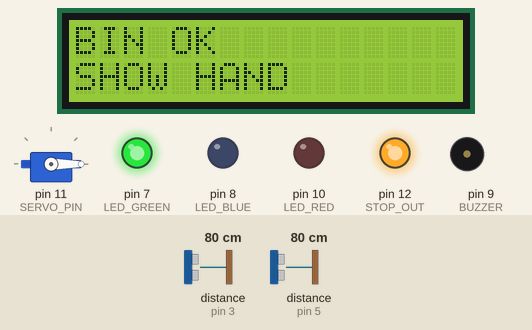
The sketch below on a simulated Arduino Uno, built with avr-gcc and run on an emulated ATmega328P. Parts: servo, 16×2 character LCD, output pins drawn as LEDs (lit = HIGH), buzzer (waves = sounding). Wiring (inferred from the names in the program): 2 × ultrasonic range finder: trigger pin 2, echo pin 3 / trigger pin 4, echo pin 5. Inputs (shaded band) come from the test bench; at power-on: distance to the obstacle (sensors on pin 5, pin 3) 80 cm. The echo pulse lasts 58.3 µs per cm; pins used as bus, display or sensor lines are not drawn.

Above: at 2.1 s.
2.2 s: distance to the obstacle (sensor on pin 5) set to 19 cm
At 3.5 s:
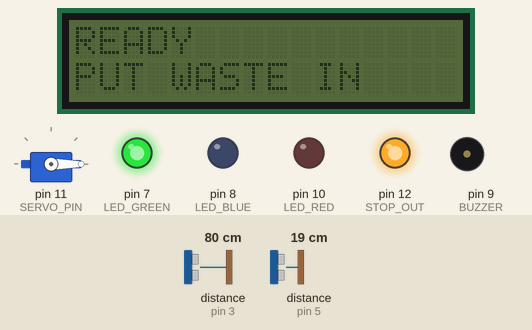
5.2 s: distance to the obstacle (sensor on pin 5) set to 15 cm
At 12.0 s:
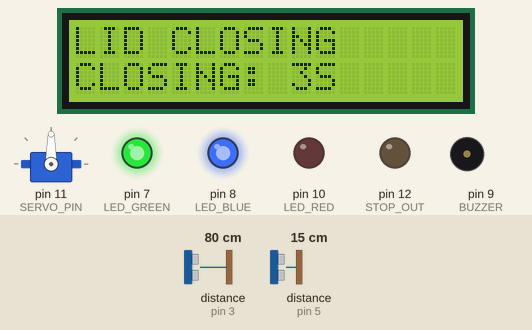
At 16.7 s:
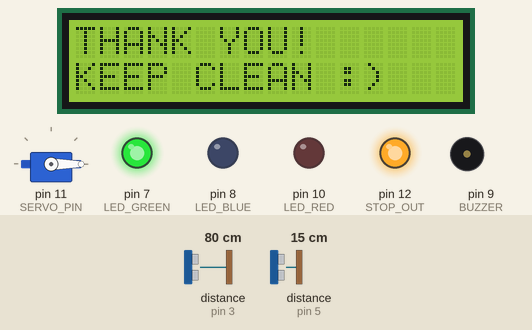
Timing chart, 0 to 17.4 s (numbered marks = the images above; inputs shaded):
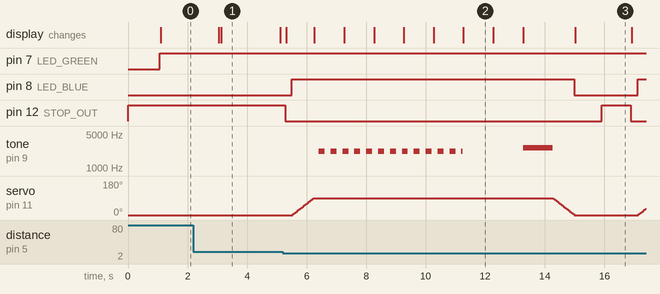

The sketch:

bin_code.ino
```cpp
#include <Wire.h>
#include <LiquidCrystal_I2C.h>
#include <Servo.h>

// --------- I2C LCD ----------
LiquidCrystal_I2C lcd(0x27, 16, 2);

// ===== STOP SIGNAL to Robot UNO =====
// Wire: Bin UNO D12  -> Robot UNO A2
// Also connect GND <-> GND between both UNOs
#define STOP_OUT 12   // LOW = STOP robot, HIGH = RUN robot

// --------- Full ultrasonic (inside bin) ----------
#define FULL_TRIG 2
#define FULL_ECHO 3

// --------- Hand ultrasonic ----------
#define HAND_TRIG 4
#define HAND_ECHO 5

// --------- Servo (lid) ----------
#define SERVO_PIN 11

// --------- LEDs + buzzer ----------
#define LED_GREEN 7
#define LED_BLUE  8
#define BUZZER    9
#define LED_RED   10

Servo lid;

// --------- Servo angles ----------
const int SERVO_CLOSED = 0;
const int SERVO_OPEN   = 90;

// Smooth motion settings
const int SERVO_STEP_DEG = 1;          // 1 degree per step
const int SERVO_STEP_DELAY_MS = 8;     // higher = slower/smoother
int currentServoAngle = SERVO_CLOSED;

// --------- Thresholds ----------
const int HAND_OPEN_CM = 15;
const int FULL_CM      = 8;

// Timers
const unsigned long OPEN_TIME_MS = 5000;         // lid stays open
const unsigned long CLOSE_COUNTDOWN_MS = 3000;   // show closing countdown

// --------- Backlight (Option A: OFF normally, ON when needed) ----------
const unsigned long BACKLIGHT_IDLE_OFF_MS = 2000;
const unsigned long BACKLIGHT_ON_AFTER_HAND_MS = 8000;

unsigned long backlightUntil = 0;
bool backlightState = true;

// --------- Idle message rotation ----------
const unsigned long IDLE_ROTATE_MS = 2000;
unsigned long lastIdleRotate = 0;
int idleScreen = 0;

// Keep last measured distances for display
long lastFullDist = 999;
long lastHandDist = 999;

// ---------- Ultrasonic helpers ----------
long readDistanceCM(int trigPin, int echoPin) {
  digitalWrite(trigPin, LOW);
  delayMicroseconds(2);
  digitalWrite(trigPin, HIGH);
  delayMicroseconds(10);
  digitalWrite(trigPin, LOW);

  long duration = pulseIn(echoPin, HIGH, 30000);
  if (duration == 0) return 999;
  return duration / 58;
}

long readStableCM(int trigPin, int echoPin) {
  long a = readDistanceCM(trigPin, echoPin); delay(10);
  long b = readDistanceCM(trigPin, echoPin); delay(10);
  long c = readDistanceCM(trigPin, echoPin);

  // median of 3
  if (a > b) { long t=a; a=b; b=t; }
  if (b > c) { long t=b; b=c; c=t; }
  if (a > b) { long t=a; a=b; b=t; }
  return b;
}

// ---------- LCD helpers ----------
void lcdLine(int row, const char* msg) {
  lcd.setCursor(0, row);
  lcd.print(msg);
  int len = 0;
  while (msg[len] != '\0') len++;
  for (int i = len; i < 16; i++) lcd.print(' ');
}

void setBacklight(bool on) {
  if (on && !backlightState) {
    lcd.backlight();
    backlightState = true;
  } else if (!on && backlightState) {
    lcd.noBacklight();
    backlightState = false;
  }
}

void showDistances(long handCm, long fullCm) {
  lcd.setCursor(0, 0);
  lcd.print("HAND:");
  if (handCm == 999) lcd.print("ERR ");
  else { lcd.print(handCm); lcd.print("CM "); }
  lcd.print("      ");

  lcd.setCursor(0, 1);
  lcd.print("FULL:");
  if (fullCm == 999) lcd.print("ERR ");
  else { lcd.print(fullCm); lcd.print("CM "); }
  lcd.print("      ");
}

// ---------- Servo smooth movement ----------
void servoWriteTracked(int angle) {
  angle = constrain(angle, 0, 180);
  lid.write(angle);
  currentServoAngle = angle;
}

void servoSmoothTo(int targetAngle) {
  targetAngle = constrain(targetAngle, 0, 180);
  if (targetAngle == currentServoAngle) return;

  int step = (targetAngle > currentServoAngle) ? SERVO_STEP_DEG : -SERVO_STEP_DEG;

  for (int a = currentServoAngle; a != targetAngle; a += step) {
    lid.write(a);
    delay(SERVO_STEP_DELAY_MS);
  }
  lid.write(targetAngle);
  currentServoAngle = targetAngle;
}

void lidCloseSafe() {
  digitalWrite(LED_BLUE, LOW);
  noTone(BUZZER);
  servoWriteTracked(SERVO_CLOSED);
}

// ---------- Setup ----------
void setup() {
  pinMode(FULL_TRIG, OUTPUT);
  pinMode(FULL_ECHO, INPUT);

  pinMode(HAND_TRIG, OUTPUT);
  pinMode(HAND_ECHO, INPUT);

  pinMode(LED_GREEN, OUTPUT);
  pinMode(LED_BLUE, OUTPUT);
  pinMode(BUZZER, OUTPUT);
  pinMode(LED_RED, OUTPUT);

  // STOP output to Robot UNO
  pinMode(STOP_OUT, OUTPUT);
  digitalWrite(STOP_OUT, HIGH); // allow robot to run by default

  digitalWrite(LED_GREEN, LOW);
  digitalWrite(LED_BLUE, LOW);
  digitalWrite(LED_RED, LOW);
  noTone(BUZZER);

  lid.attach(SERVO_PIN);
  servoWriteTracked(SERVO_CLOSED);

  lcd.init();
  lcd.backlight();
  backlightState = true;

  lcdLine(0, "SMART BIN");
  lcdLine(1, "BOOTING...");
  delay(900);

  backlightUntil = millis() + BACKLIGHT_IDLE_OFF_MS;
  lastIdleRotate = millis();
  idleScreen = 0;
}

// ---------- Loop ----------
void loop() {
  // Backlight auto control
  if (millis() < backlightUntil) setBacklight(true);
  else setBacklight(false);

  // Read sensors
  lastFullDist = readStableCM(FULL_TRIG, FULL_ECHO);
  lastHandDist = readStableCM(HAND_TRIG, HAND_ECHO);

  bool fullSensorOk = (lastFullDist != 999);
  bool handSensorOk = (lastHandDist != 999);

  // If both sensors failing -> stop robot for safety
  if (!fullSensorOk && !handSensorOk) {
    digitalWrite(STOP_OUT, LOW);           // STOP robot
    backlightUntil = millis() + 6000;

    digitalWrite(LED_GREEN, LOW);
    digitalWrite(LED_RED, HIGH);
    lidCloseSafe();

    lcdLine(0, "SENSOR ERROR");
    lcdLine(1, "CHECK WIRE");
    tone(BUZZER, 2000); delay(200);
    noTone(BUZZER);

    delay(200);
    return;
  }

  // FULL check
  bool binFull = (fullSensorOk && lastFullDist <= FULL_CM);

  if (binFull) {
    digitalWrite(STOP_OUT, LOW);           // STOP robot when bin full
    backlightUntil = millis() + 6000;

    digitalWrite(LED_RED, HIGH);
    digitalWrite(LED_GREEN, LOW);
    lidCloseSafe();

    lcdLine(0, "BIN FULL !!!");
    lcdLine(1, "EMPTY NEEDED");

    // Strong buzzer pattern
    tone(BUZZER, 2500); delay(250);
    noTone(BUZZER);     delay(100);
    tone(BUZZER, 2500); delay(250);
    noTone(BUZZER);

    delay(150);
    return;
  } else {
    // Normal running allowed (unless hand action triggers)
    digitalWrite(STOP_OUT, HIGH);          // RUN robot
    digitalWrite(LED_RED, LOW);
    digitalWrite(LED_GREEN, HIGH);
  }

  // Idle rotating messages
  if (millis() - lastIdleRotate >= IDLE_ROTATE_MS) {
    lastIdleRotate = millis();
    idleScreen++;
    if (idleScreen > 3) idleScreen = 0;
  }

  if (idleScreen == 0) {
    lcdLine(0, "BIN OK");
    lcdLine(1, "SHOW HAND");
  } else if (idleScreen == 1) {
    lcdLine(0, "READY");
    lcdLine(1, "PUT WASTE IN");
  } else if (idleScreen == 2) {
    lcdLine(0, "KEEP CAMPUS");
    lcdLine(1, "CLEAN  :)");
  } else {
    showDistances(lastHandDist, lastFullDist);
  }

  // Hand detect => STOP robot, open lid, then allow robot again
  if (handSensorOk && lastHandDist <= HAND_OPEN_CM) {
    digitalWrite(STOP_OUT, LOW);           // STOP robot immediately
    backlightUntil = millis() + BACKLIGHT_ON_AFTER_HAND_MS;
    setBacklight(true);

    lcdLine(0, "HAND DETECTED");
    lcdLine(1, "OPENING...");
    delay(200);

    // Smooth open
    digitalWrite(LED_BLUE, HIGH);
    servoSmoothTo(SERVO_OPEN);

    unsigned long start = millis();
    int lastShown = -1;

    // Open countdown with beep tone pattern
    while (millis() - start < OPEN_TIME_MS) {
      unsigned long elapsed = millis() - start;
      int remaining = (int)((OPEN_TIME_MS - elapsed + 999) / 1000);
      if (remaining < 0) remaining = 0;

      if (remaining != lastShown) {
        lastShown = remaining;
        lcdLine(0, "LID OPEN");
        lcd.setCursor(0, 1);
        lcd.print("CLOSE IN: ");
        lcd.print(remaining);
        lcd.print("S     ");
      }

      if ((millis() / 200) % 2 == 0) tone(BUZZER, 2200);
      else noTone(BUZZER);

      delay(10);
    }

    noTone(BUZZER);

    // Closing countdown
    lcdLine(0, "LID CLOSING");
    unsigned long cStart = millis();
    int lastClose = -1;

    while (millis() - cStart < CLOSE_COUNTDOWN_MS) {
      unsigned long e = millis() - cStart;
      int remainClose = (int)((CLOSE_COUNTDOWN_MS - e + 999) / 1000);
      if (remainClose < 0) remainClose = 0;

      if (remainClose != lastClose) {
        lastClose = remainClose;
        lcd.setCursor(0, 1);
        lcd.print("CLOSING: ");
        lcd.print(remainClose);
        lcd.print("S      ");
      }

      if (remainClose <= 1) tone(BUZZER, 2600);
      else noTone(BUZZER);

      delay(10);
    }

    noTone(BUZZER);

    // Smooth close
    servoSmoothTo(SERVO_CLOSED);
    digitalWrite(LED_BLUE, LOW);

    lcdLine(0, "THANK YOU!");
    lcdLine(1, "KEEP CLEAN :)");
    delay(900);

    backlightUntil = millis() + 2000;

    // Allow robot to move again after lid closes
    digitalWrite(STOP_OUT, HIGH);          // RUN robot

    // Prevent immediate re-trigger
    delay(800);
  }

  delay(80);
}
```

Measured:
- the behaviour switches between 17 and 16 cm on distance to the obstacle (sensor on pin 5) (found by bisection; images 1 and 2)
- after the input at 5.2 s, pin 8 (LED_BLUE): LOW → HIGH after 0.31 s, → LOW 9.5 s later, → HIGH 2.1 s later; pin 12 (STOP_OUT): HIGH → LOW after 0.08 s, → HIGH 10.6 s later, → LOW 0.97 s later
- what the display in image 1 shows lasts 2.0 s, from 3.1 s to 5.1 s
- what the display in image 2 shows lasts 1.0 s, from 11.3 s to 12.3 s
- what the display in image 3 shows lasts 1.9 s, from 15.0 s to 16.9 s
